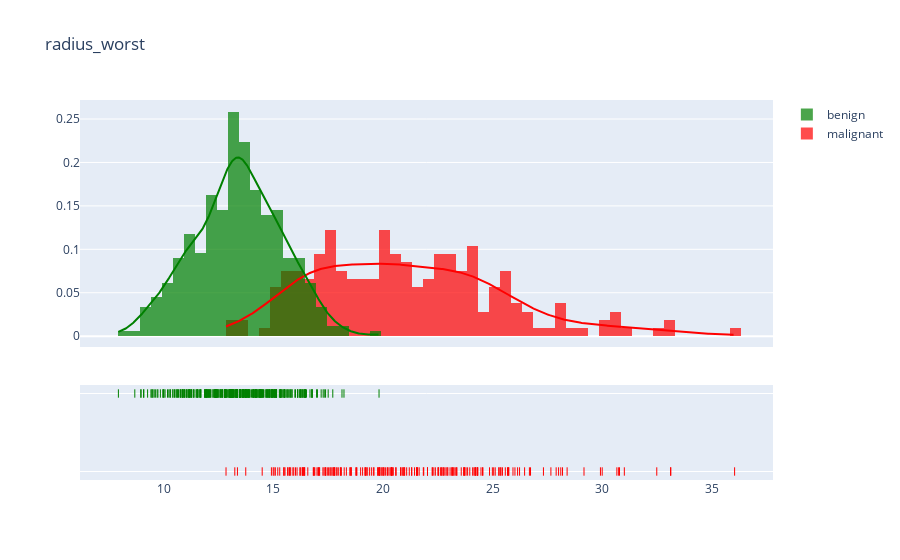

Here is the notebook cell this chart was saved with:
### Code cell
plot_distribution('radius_worst', .5)

### Figure 1 — Plotly figure (JSON) as saved in the notebook; plotly's stock layout.template omitted (floating-point values rounded to 4 significant figures; data arrays with more than 128 entries replaced by an {"elided": "..."} marker saying what was removed)
{"data": [{"autobinx": false, "histnorm": "probability density", "legendgroup": "malignant", "marker": {"color": "red"}, "name": "malignant", "opacity": 0.7, "type": "histogram", "x": {"elided": "212 float values"}, "xaxis": "x", "xbins": {"end": 36.04, "size": 0.5, "start": 12.84}, "yaxis": "y"}, {"autobinx": false, "histnorm": "probability density", "legendgroup": "benign", "marker": {"color": "green"}, "name": "benign", "opacity": 0.7, "type": "histogram", "x": {"elided": "357 float values"}, "xaxis": "x", "xbins": {"end": 19.82, "size": 0.5, "start": 7.93}, "yaxis": "y"}, {"legendgroup": "malignant", "marker": {"color": "red"}, "mode": "lines", "name": "malignant", "showlegend": false, "type": "scatter", "x": {"elided": "500 float values"}, "xaxis": "x", "y": {"elided": "500 float values"}, "yaxis": "y"}, {"legendgroup": "benign", "marker": {"color": "green"}, "mode": "lines", "name": "benign", "showlegend": false, "type": "scatter", "x": {"elided": "500 float values"}, "xaxis": "x", "y": {"elided": "500 float values"}, "yaxis": "y"}, {"legendgroup": "malignant", "marker": {"color": "red", "symbol": "line-ns-open"}, "mode": "markers", "name": "malignant", "showlegend": false, "type": "scatter", "x": {"elided": "212 float values"}, "xaxis": "x", "y": {"elided": "212 str values"}, "yaxis": "y2"}, {"legendgroup": "benign", "marker": {"color": "green", "symbol": "line-ns-open"}, "mode": "markers", "name": "benign", "showlegend": false, "type": "scatter", "x": {"elided": "357 float values"}, "xaxis": "x", "y": {"elided": "357 str values"}, "yaxis": "y2"}], "layout": {"barmode": "overlay", "hovermode": "closest", "legend": {"traceorder": "reversed"}, "title": {"text": "radius_worst"}, "xaxis": {"anchor": "y2", "domain": [0, 1], "zeroline": false}, "yaxis": {"anchor": "free", "domain": [0.35, 1], "position": 0}, "yaxis2": {"anchor": "x", "domain": [0, 0.25], "dtick": 1, "showticklabels": false}}}
